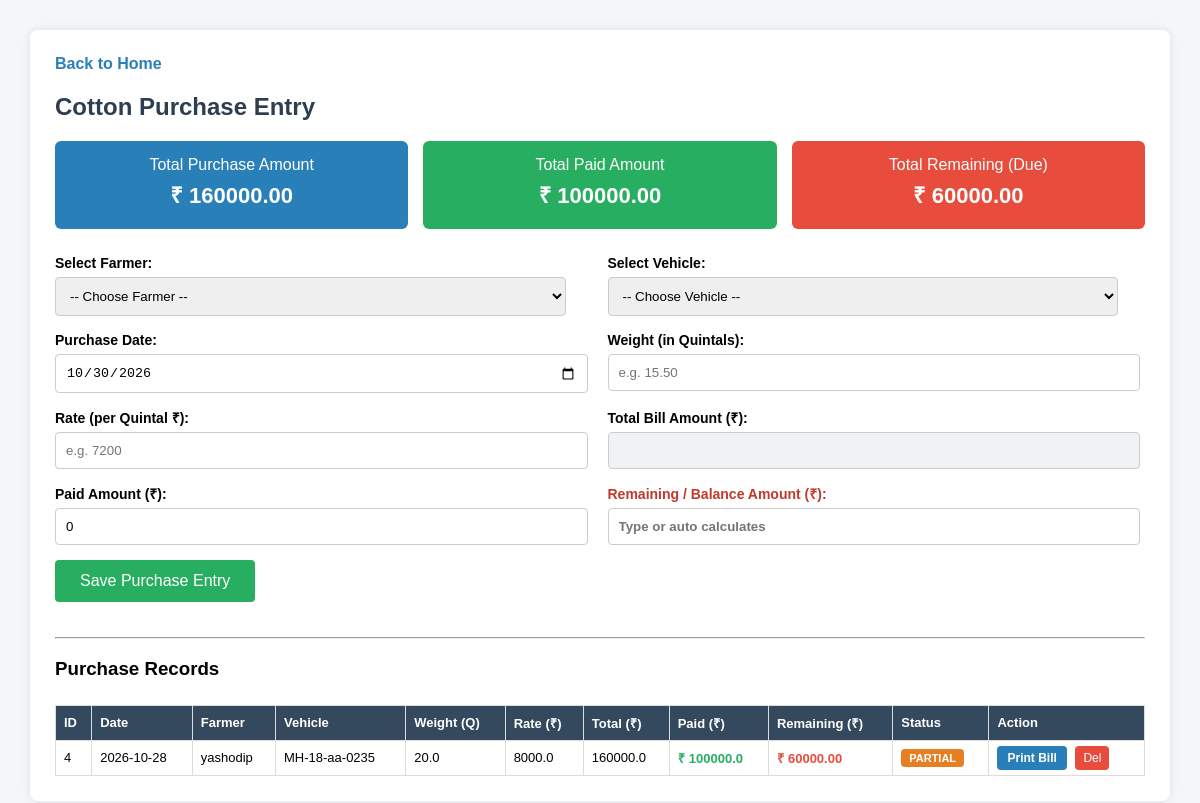
/purchase, run on the app's committed database.
### tables this page shows
CREATE TABLE purchases (
            id INTEGER PRIMARY KEY AUTOINCREMENT,
            farmer_id INTEGER,
            vehicle_id INTEGER,
            date TEXT,
            weight REAL,         
            rate REAL,           
            total_amount REAL,   
            paid_amount REAL DEFAULT 0,
            FOREIGN KEY (farmer_id) REFERENCES farmers (id),
            FOREIGN KEY (vehicle_id) REFERENCES vehicles (id)
        );

CREATE TABLE farmers (
            id INTEGER PRIMARY KEY AUTOINCREMENT,
            name TEXT NOT NULL,
            mobile TEXT,
            village TEXT
        , aadhar_number TEXT);

CREATE TABLE vehicles (
            id INTEGER PRIMARY KEY AUTOINCREMENT,
            vehicle_number TEXT NOT NULL,
            driver_name TEXT,
            driver_mobile TEXT
        );

### app.py (the view, shortened to what this page needs)
@app.route('/purchase', methods=['GET', 'POST'])
def purchase():
    conn = get_db_connection()
    farmers = conn.execute('SELECT id, name, village FROM farmers').fetchall()
    vehicles = conn.execute('SELECT id, vehicle_number, driver_name FROM vehicles').fetchall()
    purchases = conn.execute('''
        SELECT p.*, f.name as farmer_name, v.vehicle_number
        FROM purchases p
        LEFT JOIN farmers f ON p.farmer_id = f.id
        LEFT JOIN vehicles v ON p.vehicle_id = v.id
        ORDER BY p.id DESC
    ''').fetchall()
    total_purchase_sum = sum((p['total_amount'] or 0) for p in purchases)
    total_paid_sum = sum((p['paid_amount'] or 0) for p in purchases)
    total_due_sum = total_purchase_sum - total_paid_sum
    conn.close()
    return render_template('purchase.html',
                           farmers=farmers,
                           vehicles=vehicles,
                           purchases=purchases,
                           total_purchase_sum=total_purchase_sum,
                           total_paid_sum=total_paid_sum,
                           total_due_sum=total_due_sum)

### db.py (called while the page is built)
def get_db_connection():
    conn = sqlite3.connect('cotton.db')
    conn.row_factory = sqlite3.Row
    return conn

### templates/purchase.html (shortened to what this page needs)
<!DOCTYPE html>
<html lang="en">
<head>
</head>
<body>
    <div class="container">
        <a class="home-link" href="/">Back to Home</a>
        <h2>Cotton Purchase Entry</h2>
        <div class="summary-cards">
            <div class="card card-blue">
                <span>Total Purchase Amount</span>
                <h3>₹ {{ "%.2f"|format(total_purchase_sum) }}</h3>
            </div>
            <div class="card card-green">
                <span>Total Paid Amount</span>
                <h3>₹ {{ "%.2f"|format(total_paid_sum) }}</h3>
            </div>
            <div class="card card-red">
                <span>Total Remaining (Due)</span>
                <h3>₹ {{ "%.2f"|format(total_due_sum) }}</h3>
            </div>
        </div>
        <form method="POST">
            <div class="form-grid">
                <div>
                    <label>Select Farmer:</label><br>
                    <select name="farmer_id" required>
                        <option value="">-- Choose Farmer --</option>
                    </select>
                </div>
                <div>
                    <label>Select Vehicle:</label><br>
                    <select name="vehicle_id">
                        <option value="">-- Choose Vehicle --</option>
                    </select>
                </div>
                <div>
                    <label>Purchase Date:</label><br>
                    <input type="date" name="date" required id="p_date">
                </div>
                <div>
                    <label>Weight (in Quintals):</label><br>
                    <input type="number" step="0.01" name="weight" id="weight" required placeholder="e.g. 15.50" oninput="calculateFromPaid()">
                </div>
                <div>
                    <label>Rate (per Quintal ₹):</label><br>
                    <input type="number" step="0.01" name="rate" id="rate" required placeholder="e.g. 7200" oninput="calculateFromPaid()">
                </div>
                <div>
                    <label>Total Bill Amount (₹):</label><br>
                    <input type="number" step="0.01" name="total_amount" id="total_amount" readonly class="auto-field">
                </div>
                <div>
                    <label>Paid Amount (₹):</label><br>
                    <input type="number" step="0.01" name="paid_amount" id="paid_amount" value="0" oninput="calculateFromPaid()">
                </div>
                <div>
                    <label style="color: #c0392b;">Remaining / Balance Amount (₹):</label><br>
                    <input type="number" step="0.01" id="balance_amount" placeholder="Type or auto calculates" oninput="calculateFromBalance()" style="color: #c0392b; font-weight: bold;">
                </div>
            </div>
            <button type="submit" class="btn-save">Save Purchase Entry</button>
        </form>
        <hr style="margin-top: 35px;">
        <h3>Purchase Records</h3>
        <table>
            <tr>
                <th>ID</th>
                <th>Date</th>
                <th>Farmer</th>
                <th>Vehicle</th>
                <th>Weight (Q)</th>
                <th>Rate (₹)</th>
                <th>Total (₹)</th>
                <th>Paid (₹)</th>
                <th>Remaining (₹)</th>
                <th>Status</th>
                <th>Action</th>
            </tr>
            {% for p in purchases %}
            {% set rem = p.total_amount - p.paid_amount %}
            <tr>
                <td>{{ p.id }}</td>
                <td>{{ p.date }}</td>
                <td>{{ p.farmer_name }}</td>
                <td>{{ p.vehicle_number if p.vehicle_number else '-' }}</td>
                <td>{{ p.weight }}</td>
                <td>{{ p.rate }}</td>
                <td>{{ p.total_amount }}</td>
                <td><span style="color: #27ae60; font-weight: bold;">₹ {{ p.paid_amount }}</span></td>
                <td>
                    <span style="color: {{ '#e74c3c' if rem > 0 else '#27ae60' }}; font-weight: bold;">
                        ₹ {{ "%.2f"|format(rem) }}
                    </span>
                </td>
                <td>
                    {% if rem <= 0 %}
                        <span class="badge badge-paid">PAID</span>
                    {% elif p.paid_amount > 0 %}
                        <span class="badge badge-partial">PARTIAL</span>
                    {% else %}
                        <span class="badge badge-due">FULL DUE</span>
                    {% endif %}
                </td>
                <td>
                    <a href="/bill/{{ p.id }}" target="_blank" class="btn-bill">Print Bill</a>
                    <a href="/delete_purchase/{{ p.id }}" class="btn-delete" onclick="return confirm('Delete this purchase?');">Del</a>
                </td>
            </tr>
            {% endfor %}
        </table>
    </div>
</body>
</html>

### templates/purchase.html (style rules this page uses)
body { font-family: Arial, sans-serif; margin: 30px; background-color: #f4f6f9; }
.container { max-width: 1150px; margin: auto; background: white; padding: 25px; border-radius: 8px; box-shadow: 0 0 10px rgba(0,0,0,0.1); }
h2 { color: #2c3e50; }
.summary-cards { display: grid; grid-template-columns: 1fr 1fr 1fr; gap: 15px; margin-bottom: 25px; }
.card { padding: 15px; border-radius: 6px; color: white; text-align: center; }
.card h3 { margin: 5px 0; font-size: 22px; }
.card-blue { background-color: #2980b9; }
.card-green { background-color: #27ae60; }
.card-red { background-color: #e74c3c; }
.form-grid { display: grid; grid-template-columns: 1fr 1fr; gap: 15px; }
label { font-weight: bold; font-size: 14px; }
input, select { width: 95%; padding: 10px; margin-top: 5px; border: 1px solid #ccc; border-radius: 4px; }
.auto-field { background-color: #f1f2f6; font-weight: bold; }
.btn-save { background-color: #27ae60; color: white; padding: 12px 25px; border: none; border-radius: 4px; cursor: pointer; font-size: 16px; margin-top: 15px; }
.btn-bill { background-color: #2980b9; color: white; padding: 5px 10px; text-decoration: none; border-radius: 4px; font-size: 12px; margin-right: 5px; font-weight: bold; }
.btn-delete { background-color: #e74c3c; color: white; padding: 5px 8px; text-decoration: none; border-radius: 4px; font-size: 12px; }
table { width: 100%; border-collapse: collapse; margin-top: 25px; }
table, th, td { border: 1px solid #ddd; }
th, td { padding: 8px; text-align: left; font-size: 13px; }
th { background-color: #34495e; color: white; }
.badge { padding: 3px 8px; border-radius: 4px; font-size: 11px; font-weight: bold; color: white; }
.badge-partial { background-color: #e67e22; }
a.home-link { text-decoration: none; color: #2980b9; font-weight: bold; }

### data on the page
purchases: id "4", date "2026-10-28", farmer_name "yashodip", vehicle_number "MH-18-aa-0235", weight "20.0", rate "8000.0", total_amount "160000.0", paid_amount "100000.0", rem "60000.00", shows "PARTIAL"

### other printed values
{{ "%.2f"|format(total_purchase_sum) }} "160000.00"
{{ "%.2f"|format(total_paid_sum) }} "100000.00"
{{ "%.2f"|format(total_due_sum) }} "60000.00"
